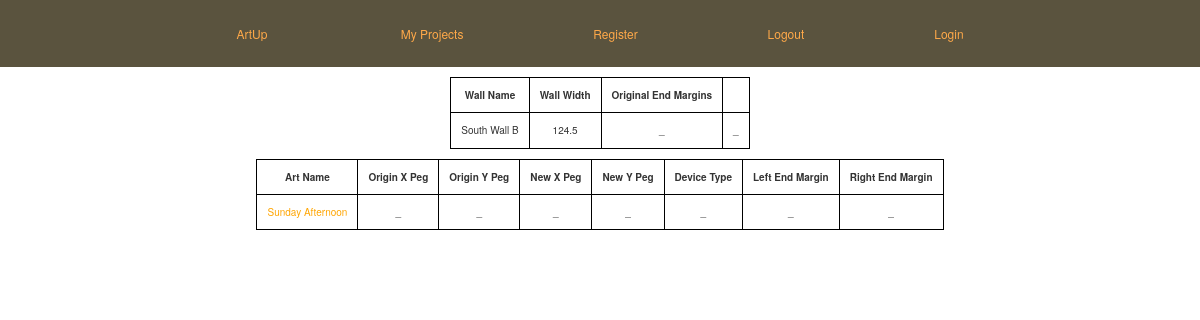
The app's page /calcdisplay/21 with its own data.
### model.py (models this page shows, shortened)
class Wall(db.Model):
    __tablename__ = "walls"
    wall_id = db.Column(db.Integer, autoincrement=True, primary_key=True)
    project_id = db.Column(db.Integer, db.ForeignKey('projects.project_id'))
    wall_name = db.Column(db.String(64), nullable=True, default='Wall')
    wall_width = db.Column(db.Integer, nullable=False)
    wall_height = db.Column(db.Integer, nullable=False)
    center_line = db.Column(db.Integer, default=58, nullable=True)
    wall_img = db.Column(db.String(200), nullable=True)
    offset_percent = db.Column(db.String(64), default=3000, nullable=True)

class Art(db.Model):
    __tablename__ = "arts"
    art_id = db.Column(db.Integer, autoincrement=True, primary_key=True)
    art_name = db.Column(db.String, nullable=True, default='Stock Artwork')
    device_code = db.Column(db.String, nullable=False, default='none')
    art_height = db.Column(db.Integer, nullable=False)
    art_width = db.Column(db.Integer, nullable=False)
    device_distance = db.Column(db.Integer, default=0, nullable=True)
    art_img = db.Column(db.String(200), nullable=True)

### server.py (the view)
@app.route('/calcdisplay/<int:wall_art_id>')
def calcs(wall_art_id):
    cur_ref_obj = Wall_Art.query.filter(Wall_Art.wall_art_id == wall_art_id).first()
    cur_wall_id = cur_ref_obj.wall_id
    cur_wall_obj = Wall.query.filter(Wall.wall_id == cur_wall_id).first()
    ref_by_wall_obj = Wall_Art.query.filter(Wall_Art.wall_id == cur_wall_id).all()
    wall_width = cur_wall_obj.wall_width
    art_objs = Art.query.filter(Art.art_id == Wall_Art.art_id).all()
    wall = cur_wall_obj.__dict__
    wall.pop('_sa_instance_state')
    art_ids = []
    for obj in ref_by_wall_obj:
        art_id = obj.art_id
        art_ids.append(art_id)
    art_objs = []
    for num in art_ids:
        art_obj = Art.query.filter(Art.art_id == num).first()
        art_objs.append(art_obj)
    art_widths = []
    for i in art_objs:
        art_widths.append(art_obj.art_width)
        if sum(art_widths) >= wall_width:
            db.session.delete(cur_ref_obj)
            flash("Art width exceeds wall space")
            return render_template("homepage.html")
        else:
            art = []
            for i in art_objs:
                a = i.__dict__
                if '_sa_instance_state' in a:
                    a.pop('_sa_instance_state')
                art.append(a)
            return render_template("calc_display.html", wall=wall, art=art)

### templates/calc_display.html (shortened to what this page needs)
{% extends 'base.html' %}
{% block head %}
 <link rel="stylesheet" type="text/css" href="/static/calc_style.css">
{% endblock %}
{% block content %}
	<div class="user_view_wall">
		<p>
			<table>
				<tr>
				 	<th id ='wall-name'> Wall Name </th>
				 	<th id ='wall-width'> Wall Width</th>
				 	<th>Original End Margins</th>
				 </tr>
				 <tr>
				  	<td id ='wall-name'> {{wall.wall_name}} </td>
				  	<td id ='wall-width'> {{wall.wall_width / 1000}}</td>
				  	<td id ='EMO'> _</td>
				  	<td id ='MMO'> _</td>
				  </tr>
			</table>
		<p>
	<div class="user_view_art">
		<p><table>
			<tr>
			    <th>Art Name</th>
			    <th>Origin X Peg </th>
			    <th>Origin Y Peg </th>
			    <th>New X Peg </th>
			    <th>New Y Peg </th>
			    <th>Device Type </th>
			    <th>Left End Margin </th>
			    <th>Right End Margin </th>
			</tr>
			{% for item in art %}
			 <tr>
				<td class="user_view_output" id="{{ item.art_name }}">
					{{ item.art_name }} </td>
				<td id ='{{item.art_name}}_OX'> _</td>
				<td id ='{{item.art_name}}_OY'> _</td>
				<td id ='{{item.art_name}}_X'> _</td>
				<td id ='{{item.art_name}}_Y'> _</td>
				<td id ='{{item.art_name}}_D'> _</td>
				<td id ='{{item.art_name}}_LEM'> _</td>
				<td id ='{{item.art_name}}_REM'> _</td>
			  </tr>
			{% endfor %}
		</table>
	</div>
{% endblock %}

### static/styles.css (style rules this page uses)
* { box-sizing: border-box; }
body { text-align: center; }

### static/calc_style.css (style rules this page uses)
table, th, td { border: 1px solid black; border-collapse: collapse; font-size: 10px; text-align: center; margin: 0 auto; }
th, td { padding: 10px; }
.user_view_output { color: orange; text-align: center; }

### records on screen
Wall: wall_name "South Wall B", wall.wall_width/1000 "124.5"
Art: art_name "Sunday Afternoon"
